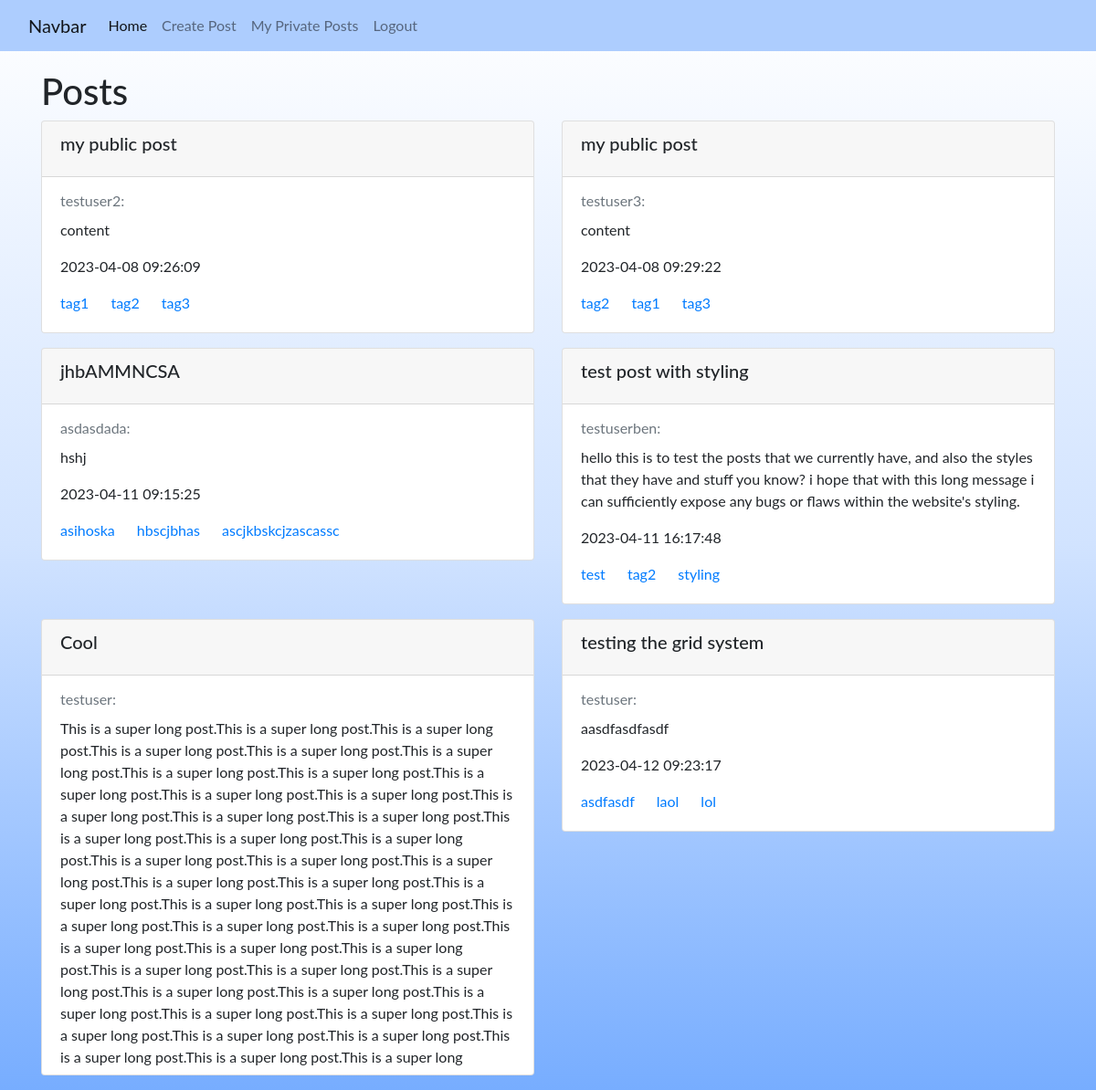
Screenshot of /home (signed in) with the database file from the repository.
### website/models.py (models this page shows)
class Post(db.Model):
    id = db.Column(db.Integer, primary_key=True)
    title = db.Column(db.Text, nullable=False)
    text = db.Column(db.Text, nullable=False)
    tag1 = db.Column(db.String(32))
    tag2 = db.Column(db.String(32))
    tag3 = db.Column(db.String(32))
    date_created = db.Column(db.DateTime(timezone=True), default=func.now())
    is_private = db.Column(db.Integer, default = 0)
    author = db.Column(db.Integer, db.ForeignKey('user.id', ondelete="CASCADE"), nullable=False)

class User(db.Model, UserMixin):
    id = db.Column(db.Integer, primary_key=True)
    email = db.Column(db.String(150), unique=True)
    username = db.Column(db.String(150), unique=True)
    password = db.Column(db.String(150))
    date_created = db.Column(db.DateTime(timezone=True), default=func.now())
    posts = db.relationship('Post', backref='user', passive_deletes=True)

### website/views.py (the view)
@views.route("/")
@views.route("/home")
@login_required
def home():
    posts = Post.query.filter_by(is_private=0)
    return render_template("home.html", user=current_user, posts=posts)

### website/__init__.py (called while the page is built)
def create_app():
    app = Flask(__name__)
    app.config['SECRET_KEY'] = "secretkey"
    app.config['SQLALCHEMY_DATABASE_URI'] = f'sqlite:///{DB_NAME}'
    app.config['SQLALCHEMY_TRACK_MODIFICATIONS'] = False
    db.init_app(app)
    from .views import views
    from .auth import auth
    app.register_blueprint(views, url_prefix="/")
    app.register_blueprint(auth, url_prefix="/")
    from .models import User, Post
    create_database(app)
    login_manager = LoginManager()
    login_manager.login_view = "auth.login"
    login_manager.init_app(app)
    @login_manager.user_loader
    def load_user(id):
        return User.query.get(int(id))
    return app

### website/templates/home.html (shortened to what this page needs)
{% extends "posts_div.html" %}

### website/templates/posts_div.html (shortened to what this page needs)
{% extends "base.html" %}
{% block content %}
  <h1>{% block header %}Posts{% endblock %}</h1>
  <div class="row" >
    {% for post in posts %}
      {% if post.is_private == 0 or user.id == post.author %}
        <div class="col-md-6">
          <div class="card mb-3" style="max-height: 500px">
            <div class="card-header justify-content-between">
              <h5 class="card-title">{{ post.title }}</h5>
            </div>
              <div class="card-body">
              <a href="/posts/{{ post.user.username }}"><p class="card-subtitle mb-2 text-muted">{{ post.user.username }}:</p></a>
              <p class="card-text">{{ post.text }}</p>
              <p class="card-text">{{ post.date_created }}</p>
              <a href="/tag1/{{ post.tag1 }}" class="card-link">{{ post.tag1 }}</a>
              <a href="/tag2/{{ post.tag2 }}" class="card-link">{{ post.tag2 }}</a>
              <a href="/tag3/{{ post.tag3 }}" class="card-link">{{ post.tag3 }}</a>
            </div>
          </div>
        </div>
      {% endif %}
    {% endfor %}
  </div>
{% endblock %}

### website/static/base-style.css (style rules this page uses)
html, body { height: 100%; margin: 0; padding: 0; font-family: Lato, sans-serif; background: linear-gradient(to bottom, #ffffff, #d1e3ff, #77adff); overflow: auto; }
h1 { margin-top: 20px; }

### website/static/views.css (style rules this page uses)
.card-body { overflow: auto; }

### rows the page displays
Post: title "my public post", user.username "testuser2", text "content", date_created "2023-04-08 09:26:09", tag1 "tag1", tag2 "tag2", tag3 "tag3"
Post: title "my public post", user.username "testuser3", text "content", date_created "2023-04-08 09:29:22", tag1 "tag2", tag2 "tag1", tag3 "tag3"
Post: title "jhbAMMNCSA", user.username "asdasdada", text "hshj", date_created "2023-04-11 09:15:25", tag1 "asihoska", tag2 "hbscjbhas", tag3 "ascjkbskcjzascassc"
Post: title "test post with styling", user.username "testuserben", text "hello this is to test the posts that we currently have, and also the styles that they have and stuff you know? i hope that with this long message i can sufficiently expose any bugs or flaws within the website's styling.", date_created "2023-04-11 16:17:48", tag1 "test", tag2 "tag2", tag3 "styling"
Post: title "Cool", user.username "testuser", text "This is a super long post.This is a super long post.This is a super long post.This is a super long post.This is a super long post.This is a super long post.This is a super long post.This is a super long post.This is a super long post.This is a super long post.This is a super long post.This is a super long post.This is a super long post.This is a super long post.This is a super long post.This is a super long post.This is a super long post.This is a super long post.This is a super long post.This is a super long post.This is a super long post.This is a super long post.This is a super long post.This is a super long post.This is a super long post.This is a super long post.This is a super long…"
Post: title "testing the grid system", user.username "testuser", text "aasdfasdfasdf", date_created "2023-04-12 09:23:17", tag1 "asdfasdf", tag2 "laol", tag3 "lol"
